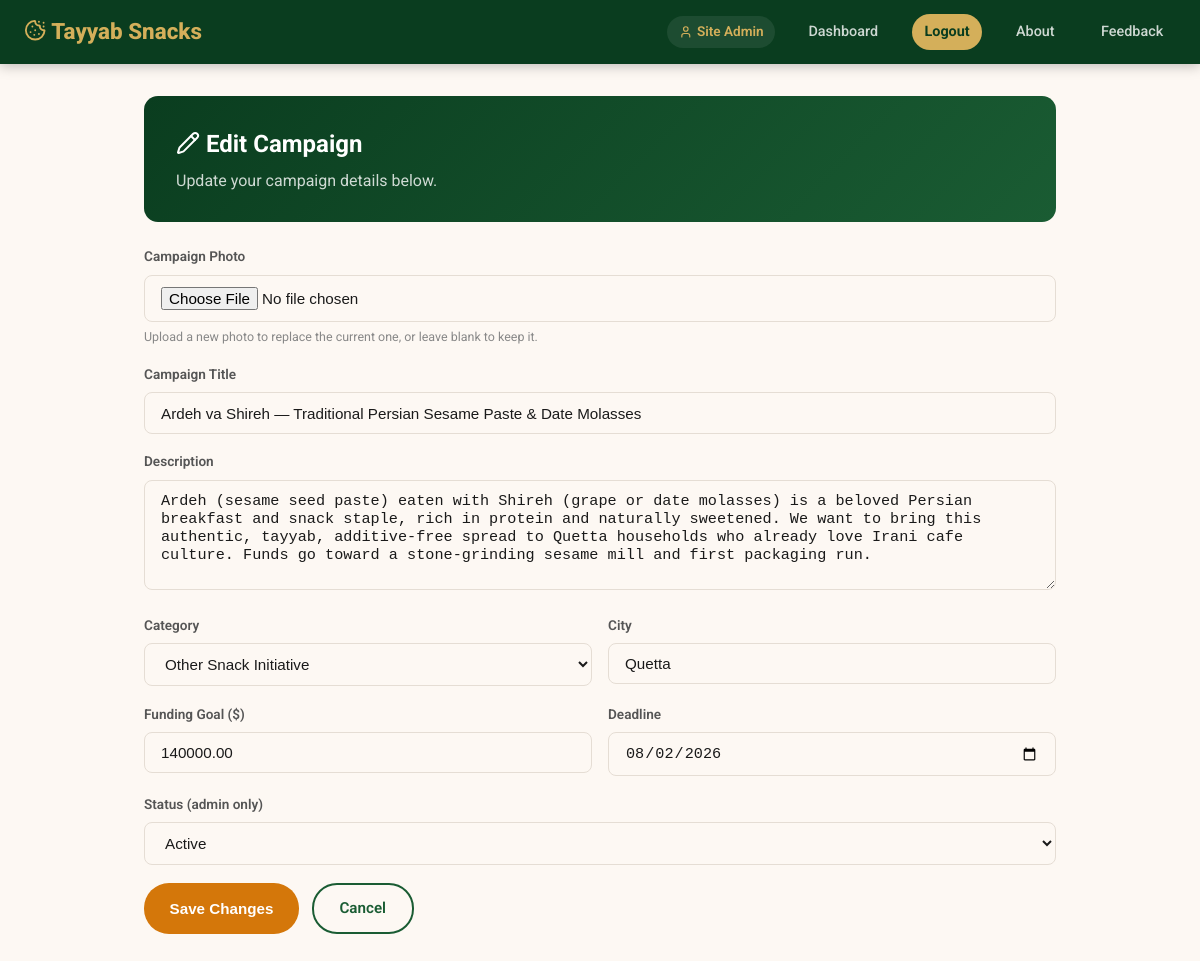
Screenshot of /edit-campaign.php?id=1 (signed in) with the database file from the repository.
### tables this page shows
CREATE TABLE IF NOT EXISTS campaigns (
    id            INT UNSIGNED AUTO_INCREMENT PRIMARY KEY,
    user_id       INT UNSIGNED NOT NULL,
    category_id   INT UNSIGNED,
    title         VARCHAR(200) NOT NULL,
    description   TEXT NOT NULL,
    goal_amount   DECIMAL(12,2) NOT NULL,
    raised_amount DECIMAL(12,2) DEFAULT 0.00,
    city          VARCHAR(100),
    image_url     VARCHAR(500),
    deadline      DATE,
    status        ENUM('pending','active','funded','closed','rejected') DEFAULT 'pending',
    created_at    TIMESTAMP DEFAULT CURRENT_TIMESTAMP,
    updated_by    INT UNSIGNED NULL,
    updated_at    TIMESTAMP NULL,
    FOREIGN KEY (user_id)     REFERENCES users(id) ON DELETE CASCADE,
    FOREIGN KEY (category_id) REFERENCES categories(id) ON DELETE SET NULL,
    FOREIGN KEY (updated_by)  REFERENCES users(id) ON DELETE SET NULL,
    INDEX idx_status (status),
    INDEX idx_user (user_id)
);

CREATE TABLE IF NOT EXISTS categories (
    id   INT UNSIGNED AUTO_INCREMENT PRIMARY KEY,
    name VARCHAR(100) NOT NULL,
    icon VARCHAR(30)
);

### db.php (called while the page is built, shortened)
<?php
function e(string $s): string {
    return htmlspecialchars($s, ENT_QUOTES, 'UTF-8');
}
function auth(): ?array {
    $lastActivity = $_SESSION['last_activity'] ?? time();
    return $_SESSION['user'];
}

### edit-campaign.php (the view, shortened to what this page needs)
<?php
require_once __DIR__ . '/db.php';
$user = auth();
$id = (int) ($_GET['id'] ?? 0);
$stmt = $pdo->prepare('SELECT * FROM campaigns WHERE id = ?');
$stmt->execute([$id]);
$campaign = $stmt->fetch();
$isOwner = $campaign['user_id'] == $user['id'];
$isAdmin = !empty($user['is_admin']);
$categories = $pdo->query('SELECT * FROM categories ORDER BY name')->fetchAll();
?>
<!DOCTYPE html>
<html lang="en">
<head>
<link rel="stylesheet" href="style.css">
</head>
<body>
<nav class="navbar">
    <a class="nav-brand" href="index.php"><i data-lucide="cookie" class="lucide-icon"></i> <?= e(SITE_NAME) ?></a>
    <div class="nav-links">
        <span class="nav-user"><i data-lucide="user" class="lucide-icon"></i> <?= e($user['name']) ?></span><a href="dashboard.php">Dashboard</a><a href="logout.php" class="nav-btn">Logout</a><a href="about.php">About</a><a href="feedback.php">Feedback</a></div>
</nav>
<div class="dashboard-wrap">
    <div class="dashboard-header">
        <h2><i data-lucide="pencil" class="lucide-icon"></i> Edit Campaign</h2>
        <p><?= $isAdmin && !$isOwner ? 'You are editing this campaign as an admin.' : 'Update your campaign details below.' ?></p>
    </div>
    <div class="card"><div class="card-body">
        <form method="post" enctype="multipart/form-data">
            <div class="form-group">
                <label class="form-label">Campaign Photo</label>
                <input type="file" name="image" class="form-control" accept="image/jpeg,image/png,image/webp">
                <div class="form-hint">Upload a new photo to replace the current one, or leave blank to keep it.</div>
            </div>
            <div class="form-group">
                <label class="form-label">Campaign Title</label>
                <input type="text" name="title" class="form-control" value="<?= e($_POST['title'] ?? $campaign['title']) ?>" required>
            </div>
            <div class="form-group">
                <label class="form-label">Description</label>
                <textarea name="description" class="form-control" required><?= e($_POST['description'] ?? $campaign['description']) ?></textarea>
            </div>
            <div class="form-row">
                <div class="form-group">
                    <label class="form-label">Category</label>
                    <select name="category_id" class="form-control">
                        <?php foreach ($categories as $c): ?>
                            <option value="<?= (int) $c['id'] ?>" <?= $campaign['category_id'] == $c['id'] ? 'selected' : '' ?>><?= e($c['name']) ?></option>
                        <?php endforeach; ?>
                    </select>
                </div>
                <div class="form-group">
                    <label class="form-label">City</label>
                    <input type="text" name="city" class="form-control" value="<?= e($_POST['city'] ?? $campaign['city']) ?>">
                </div>
            </div>
            <div class="form-row">
                <div class="form-group">
                    <label class="form-label">Funding Goal ($)</label>
                    <input type="number" name="goal_amount" class="form-control" min="1000" step="100" value="<?= e($_POST['goal_amount'] ?? $campaign['goal_amount']) ?>" required>
                </div>
                <div class="form-group">
                    <label class="form-label">Deadline</label>
                    <input type="date" name="deadline" class="form-control" value="<?= e($campaign['deadline'] ?? '') ?>">
                </div>
            </div>
            <?php if ($isAdmin): ?>
            <div class="form-group">
                <label class="form-label">Status (admin only)</label>
                <select name="status" class="form-control">
                    <?php foreach (['pending','active','funded','closed','rejected'] as $s): ?>
                        <option value="<?= $s ?>" <?= $campaign['status'] === $s ? 'selected' : '' ?>><?= ucfirst($s) ?></option>
                    <?php endforeach; ?>
                </select>
            </div>
            <?php endif; ?>
            <div style="display:flex;gap:.8rem">
                <button type="submit" class="btn btn-amber">Save Changes</button>
                <a href="campaign.php?id=<?= $id ?>" class="btn btn-outline">Cancel</a>
            </div>
        </form>
    </div></div>
</div>
</body>
</html>

### style.css (style rules this page uses)
:root { --green-deep: #0a3d1f; --green-mid: #1a5c33; --green-light: #2d7a4a; --amber: #d4770a; --amber-light: #f59e0b; --gold: #d4af5a; --gold-dark: #b8973b; --cream: #fdf8f3; --white: #ffffff; --text: #1a1a1a; --text-mid: #555; --text-light: #888; --border: #e5ddd4; --shadow: 0 1px 2px rgba(0,0,0,.30), 0 1px 3px 1px rgba(0,0,0,.15); --shadow-lg: 0 1px 3px rgba(0,0,0,.30), 0 4px 8px 3px rgba(0,0,0,.15); --radius-sm: 8px; --radius: 14px; --radius-lg: 16px; --radius-full: 999px; --transition: .2s cubic-bezier(.4,0,.2,1); }
*, *::before, *::after { box-sizing: border-box; margin: 0; padding: 0; }
body { font-family: 'Roboto', 'Segoe UI', system-ui, sans-serif; background: var(--cream); color: var(--text); line-height: 1.6; }
a { color: var(--green-mid); text-decoration: none; }
.navbar { background: var(--green-deep); padding: 0 1.5rem; display: flex; align-items: center; justify-content: space-between; height: 64px; position: sticky; top: 0; z-index: 100; box-shadow: 0 2px 12px rgba(0,0,0,.25); }
.nav-brand { font-size: 1.4rem; font-weight: 800; color: var(--gold); }
.nav-links { display: flex; align-items: center; gap: 1.3rem; }
.nav-links a { color: rgba(255,255,255,.8); font-size: .9rem; font-weight: 500; padding: .4rem .8rem; border-radius: 6px; transition: var(--transition); }
.nav-btn { background: var(--gold) !important; color: var(--green-deep) !important; font-weight: 700 !important; border-radius: 20px !important; }
.lucide-icon { width: 1em; height: 1em; stroke: currentColor; stroke-width: 2; vertical-align: -0.125em; flex-shrink: 0; display: inline-block; }
.nav-user { display: inline-flex; align-items: center; gap: .3rem; color: var(--gold); font-size: .85rem; font-weight: 600; padding: .35rem .7rem; background: rgba(255,255,255,.08); border-radius: var(--radius-full); white-space: nowrap; max-width: 160px; overflow: hidden; text-overflow: ellipsis; }
.btn { display: inline-flex; align-items: center; gap: .4rem; padding: .7rem 1.6rem; border-radius: 25px; font-size: .95rem; font-weight: 600; cursor: pointer; border: none; transition: var(--transition); text-decoration: none; }
.btn-amber { background: var(--amber); color: var(--white); }
.btn-outline { background: transparent; color: var(--green-mid); border: 2px solid var(--green-mid); }
.form-group { margin-bottom: 1.1rem; }
.form-label { display: block; font-size: .85rem; font-weight: 600; color: var(--text-mid); margin-bottom: .4rem; }
.form-control { width: 100%; padding: .7rem 1rem; border: 1.5px solid var(--border); border-radius: var(--radius-sm); font-size: .95rem; color: var(--text); background: var(--cream); outline: none; transition: var(--transition); }
textarea.form-control { min-height: 110px; resize: vertical; }
.form-row { display: grid; grid-template-columns: 1fr 1fr; gap: 1rem; }
.form-hint { font-size: .78rem; color: var(--text-light); margin-top: .3rem; }
.dashboard-wrap { max-width: 960px; margin: 2rem auto; padding: 0 1.5rem; }
.dashboard-header { background: linear-gradient(135deg, var(--green-deep), #1a5c33); color: var(--white); border-radius: var(--radius); padding: 1.8rem 2rem; margin-bottom: 1.5rem; }
.dashboard-header h2 { font-size: 1.5rem; font-weight: 700; }
.dashboard-header p { opacity: .8; margin-top: .3rem; }
.nav-brand { min-width: 0; overflow: hidden; text-overflow: ellipsis; white-space: nowrap; }

### rows the page displays
campaigns: title "Ardeh va Shireh — Traditional Persian Sesame Paste & Date Molasses", description "Ardeh (sesame seed paste) eaten with Shireh (grape or date molasses) is a beloved Persian breakfast and snack staple, rich in protein and naturally sweetened. We want to bring this authentic, tayyab, additive-free spread to Quetta households who already love Irani cafe culture. Funds go toward a stone-grinding sesame mill and first packaging run.", category_id "Other Snack Initiative", city "Quetta", goal_amount "140000.00", deadline "08/02/2026", status "Active"

### other values shown
SITE_NAME "Tayyab Snacks"
$user['name'] "Site Admin"
